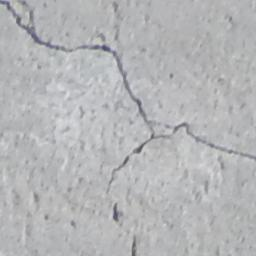
%> input picture Image Operations/Examples/example1.jpg, 256 x 256 px
$ octave main.m   (GNU Octave 9; MATLAB toolbox functions it lacks are replaced by stand-ins)
%> lines starting %> are read from the running program, lines starting %| are printed output that depends on the picture; in (x1, y1, x2, y2) boxes, pixels count from 0 and x2, y2 are one past the last pixel; in counts of white or black regions, pixels touching at a corner belong together; the program's own positions count from 1
### Image Operations/bottomHatTransform.m
function I_bottomHat = bottomHatTransform(I, len)
    % Crack detection at degrees
    deg = 0;
    S = strel("line",len,deg);
    I_0 = max(imclose(imopen(I,S),S),I)-I;
    %figure, imshow(I_0);
    deg = 45;
    S = strel("line",len,deg);
    I_45 = max(imclose(imopen(I,S),S),I)-I;
    %figure, imshow(I_45);
    deg = 90;
    S = strel("line",len,deg);
    I_90 = max(imclose(imopen(I,S),S),I)-I;
    %figure, imshow(I_90);
    deg = 135;
    S = strel("line",len,deg);
    I_135 = max(imclose(imopen(I,S),S),I)-I;
    %figure, imshow(I_135);
    I_bottomHat = I_0 + I_45 + I_90 + I_135;
end

### Image Operations/detectCracks.m
function [crackConnections, bbox_final] = detectCracks(I_binarized, pixel_threshold, bounding_box_threshold)
    imsize = size(I_binarized);
    cc = bwconncomp(I_binarized);
    crackConnections = cc;
    crackConnections.PixelIdxList = {};
    bbox_final = [];
    for i = 1:cc.NumObjects
        obj = cc.PixelIdxList{i};
        if size(obj,1) > pixel_threshold
            bbox = getBoundingBox(obj, imsize(1));
            if sqrt(bbox(3)^2 + bbox(4)^2)> bounding_box_threshold
                bbox_final(end+1,:) = bbox;
                crackConnections.PixelIdxList{end+1,1} = cc.PixelIdxList{i};
            end
        end
    end
    crackConnections.NumObjects = size(crackConnections.PixelIdxList,1);
end

### Image Operations/getBoundingBox.m
function bbox = getBoundingBox(obj, imsize)
    ind_lin = obj(1);
    if rem(ind_lin,imsize) == 0
        ind = [imsize, floor(ind_lin/imsize)];
    else
        ind = [rem(ind_lin,imsize), floor(ind_lin/imsize)+1];
    end
    top_left = ind;
    bottom_right = ind;

    for i = 2:size(obj,1)
        ind_lin = obj(i);
        if rem(ind_lin,imsize) == 0
            ind = [imsize, floor(ind_lin/imsize)];
        else
            ind = [rem(ind_lin,imsize), floor(ind_lin/imsize)+1];
        end
        if ind(1) > bottom_right(1)
            bottom_right(1) = ind(1);
        end
        if ind(1) < top_left(1)
            top_left(1) = ind(1);
        end
        if ind(2) > bottom_right(2)
            bottom_right(2) = ind(2);
        end
        if ind(2) < top_left(2)
            top_left(2) = ind(2);
        end
    end
    bbox = [top_left bottom_right-top_left];
    bbox = [bbox(2) bbox(1) bbox(4) bbox(3)];
end

### Image Operations/calculateCrackWidth.m
function averageWidth = calculateCrackWidth(filteredcc, imsize)
    averageWidth = [];
    for i = 1:filteredcc.NumObjects
        width = [];
        obj = filteredcc.PixelIdxList{i};
        random_points = randperm(size(obj,1),10);
        obj_random = obj(random_points,1);
        for j = 1:size(obj_random,1)
            coor = getCoordinates(obj_random(j), imsize);
            width1 = getWidthInDir(obj, coor, 'E-W', imsize);
            width2 = getWidthInDir(obj, coor, 'N-S', imsize);
            width = [width width1*width2/sqrt(width1^2 + width2^2)];
        end
        averageWidth = [averageWidth mean(width)];
    end
end

### Image Operations/main.m
clc;clear;close all;

% Image Reading
I_rgb = imread("Examples/example1.jpg");
%> I_rgb is the input picture: size 256x256x3 uint8; mean R, G, B 180.8, 181.6, 183.4
I = rgb2gray(I_rgb);
imsize = size(I);
%> imsize = [256 256]

% Morphological technique for crack extraction
len = 10; % Size of structuring element
I_super = bottomHatTransform(I, len);
%> in bottomHatTransform, `I_0 = max(imclose(imopen(I,S),S),I)-I;`:
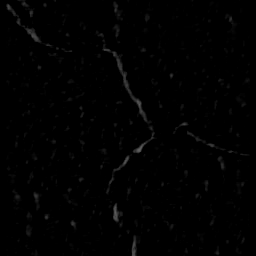
%> I_0: size 256x256 uint8; min 0, max 95, mean 1.5
%> in bottomHatTransform, `I_bottomHat = I_0 + I_45 + I_90 + I_135;`:
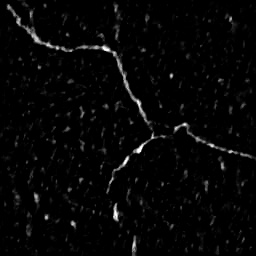
%> I_bottomHat: size 256x256 uint8; min 0, max 255, mean 6.1

%Binarization
T = graythresh(I_super);
%> T = 0.22
I_binarized = imbinarize(I_super,T);
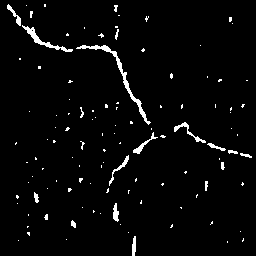
%> I_binarized: size 256x256 logical; 3% white; 112 white regions (94 under 20 px), largest, box (x1, y1, x2, y2) and area: (76, 45, 151, 125) 421, (22, 25, 73, 52) 232, (174, 122, 206, 143) 123

% Cracks closing (eliminating false negatives)
I_binarized_cc = imclose(I_binarized,ones(5));
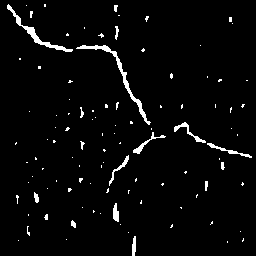
%> I_binarized_cc: size 256x256 logical; 3.1% white; 103 white regions (87 under 20 px), largest, box (x1, y1, x2, y2) and area: (76, 45, 151, 125) 433, (7, 4, 73, 52) 341, (174, 122, 206, 143) 130

% Crack Detection and filtering (eliminating false positives)
pixel_threshold = 20;
bounding_box_threshold = 30;
[crack_connections, bounding_boxes] = detectCracks(I_binarized_cc, pixel_threshold, bounding_box_threshold);
%> in detectCracks, `cc = bwconncomp(I_binarized);`: cc = 103 connected components
%> the loop in detectCracks, `for i = 1:cc.NumObjects` made 103 passes
%> bbox on passes 1, 14, 33, 35, 38, 39, 55, 56, 57, 59: [8 5 65 47], [35 193 4 10], [72 221 4 7], [77 46 74 79], [81 108 3 10], [81 142 4 8], [110 156 19 30], [114 204 5 18], [115 6 3 6], [116 27 3 13]
%> obj on passes 2, 4, 5, 6, 7, 9: [3984; 3985; 4239; 4240], 4849, [4923; 4924; 5179; 5180], 6662, [6819; 7075], 7351
%> after the loop in detectCracks, `for i = 1:cc.NumObjects`: bbox = [222 163 3 7]; bbox_final = [8 5 65 47; 77 46 74 79; 110 156 19 30; 134 133 32 21; 175 123 31 20; 208 144 44 14]
%> in detectCracks, `crackConnections.NumObjects = size(crackConnections.PixelIdxList,1);`: crackConnections.NumObjects = 6
%> crack_connections = 6 connected components; bounding_boxes has the same summary as bbox_final in detectCracks
I_binarized_filtered = insertShape(I, "rectangle", bounding_boxes, "LineWidth", 2);
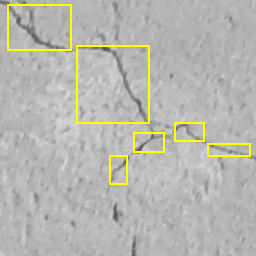
%> I_binarized_filtered: size 256x256x3 uint8; mean R, G, B 183.6, 183.6, 176.6


%Crack Segmentation
I_segmented = zeros(size(I_rgb));
I_segmented(:,:,3) = 255;
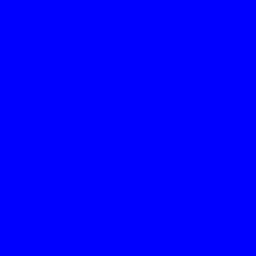
%> I_segmented: size 256x256x3 double; mean R, G, B 0, 0, 255
for i = 1:crack_connections.NumObjects
    obj = crack_connections.PixelIdxList{i};
    for j = 1:size(obj,1)
        ind = getCoordinates(obj(j), imsize);
        I_segmented(ind(1),ind(2),:) = [255 0 0];
    end
end
%> this loop made 6 passes
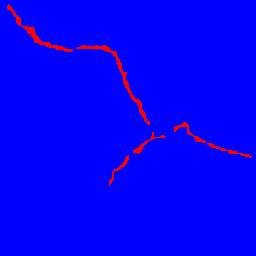
%> I_segmented: size 256x256x3 double; 1.9% of pixels changed, all inside (x1, y1, x2, y2) = (7, 4, 252, 186)
%imwrite(I_segmented,"Segmented/"+ baseFileNameNoExt+ ".png");

% Calculating Crack width
averageWidth = calculateCrackWidth(crack_connections, imsize);
%> the loop in calculateCrackWidth, `for i = 1:filteredcc.NumObjects` made 6 passes
%> averageWidth on passes 1 to 6: 5.27, [5.27 3.96], [5.27 3.96 3.07], [5.27 3.96 3.07 3.7], [5.27 3.96 3.07 3.7 3.39], [5.27 3.96 3.07 3.7 3.39 2.9]
%> averageWidth = [5.27 3.96 3.07 3.7 3.39 2.9]

%Visualization
figure, imshow(I)
%figure, imshow(I_super);
%figure, imshow(I_binarized)
%figure, imshow(I_binarized_cc)
figure, imshow(I_binarized_filtered)
figure, imshow(I_segmented);
disp("Number of Cracks: " + crack_connections.NumObjects)
%| Number of Cracks: 6
for i = 1:size(averageWidth,2)
    disp("Crack " + i + " width: " + averageWidth(i) + " px")
end
